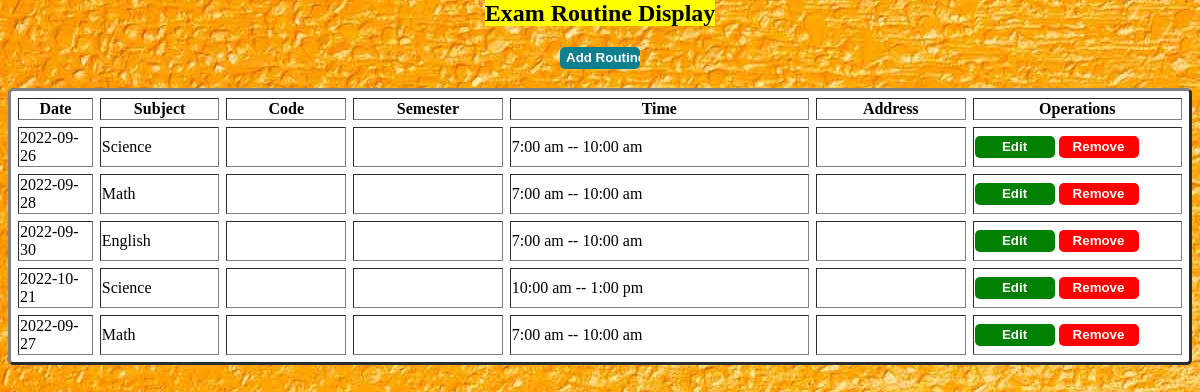
/inform/schedule/exam/examdisplay.php, run on the app's committed database.
### tables this page shows
CREATE TABLE `exam` (
  `id` int(100) NOT NULL,
  `date` date NOT NULL,
  `subject` varchar(100) NOT NULL,
  `time` varchar(255) NOT NULL,
  `room` varchar(100) NOT NULL,
  `teacher` varchar(255) NOT NULL
);

### inform/schedule/exam/examdisplay.php (the view, shortened to what this page needs)
<html>
<head>
</head>
</html>
<?php
include("config.php");
$query= "SELECT * FROM exam";
$data = mysqli_query($conn,$query);
$total = mysqli_num_rows($data);
if($total != 0)
{
	?>
	<h2 align="center"><mark>Exam Routine Display</mark></h2>
	<h3 align="center"><a href='createexam.php'><input type='submit' value='Add Routine' class='add'></a></h3>
	<center><table border="3" cellspacing="7" width="100%">
		<tr>
		<th width="5%">Date</th>
		<th width="8%">Subject</th>
		<th width="8%">Code</th>
		<th width="10%">Semester</th>
		<th width="20%">Time</th>
		<th width="10%">Address</th>
		<th width="14%">Operations</th>
		</tr>
	<?php
	while($result = mysqli_fetch_assoc($data))
	{
	echo "<tr>
		      <td>".$result[date]."</td>
		      <td>".$result[subject]."</td>
		      <td>".$result[code]."</td>
		      <td>".$result[semester]."</td>
		      <td>".$result[time]."</td>
		      <td>".$result[address]."</td>
		      <td><a href='editexam.php?id=$result[code]'><input type='submit' value='Edit' class='edit'></a>
		      <a href='examremove.php?id=$result[code]'><input type='submit' value='Remove' class='remove'></a></td>
		</tr>
		";
    }
}else
{
	echo "No records found";
}
?>
</table>
</center>

### inform/schedule/exam/examdisplay.php (style rules this page uses)
table { background-color: white; border-radius: 5px; }
.edit ,.remove ,.add { background-color: green; color: white; border: 0; outline: none; border-radius: 5px; height: 22px; width: 80px; font-weight: bold; cursor: pointer; }
.remove { background-color: red; }
.add { background-color: #0d7f8f; }

### data on the page
exam: date "2022-09-26", subject "Science", time "7:00 am -- 10:00 am"
exam: date "2022-09-28", subject "Math", time "7:00 am -- 10:00 am"
exam: date "2022-09-30", subject "English", time "7:00 am -- 10:00 am"
exam: date "2022-10-21", subject "Science", time "10:00 am -- 1:00 pm"
exam: date "2022-09-27", subject "Math", time "7:00 am -- 10:00 am"
